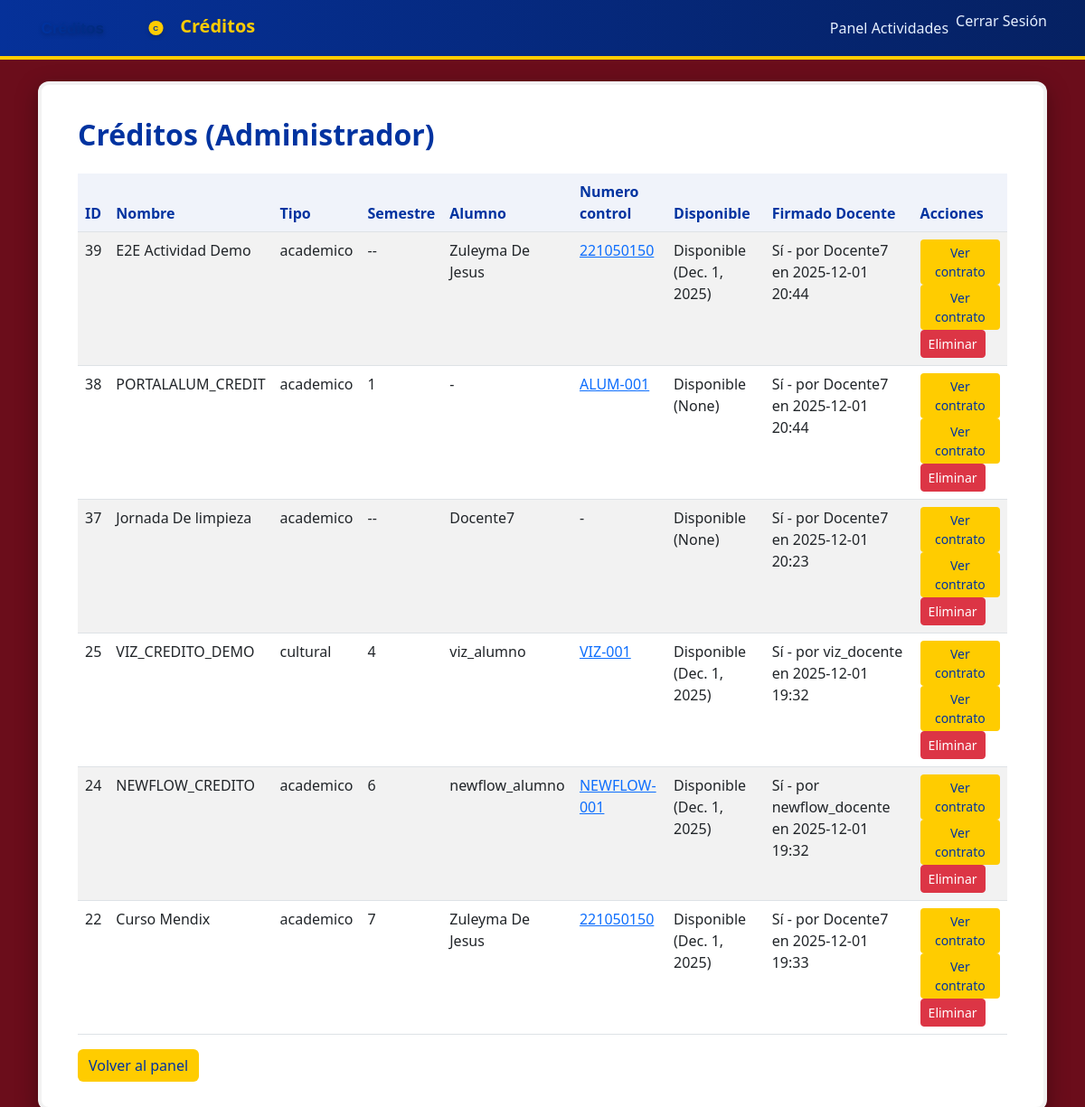
The app's page /creditos/admin/lista/ (signed in), older data.
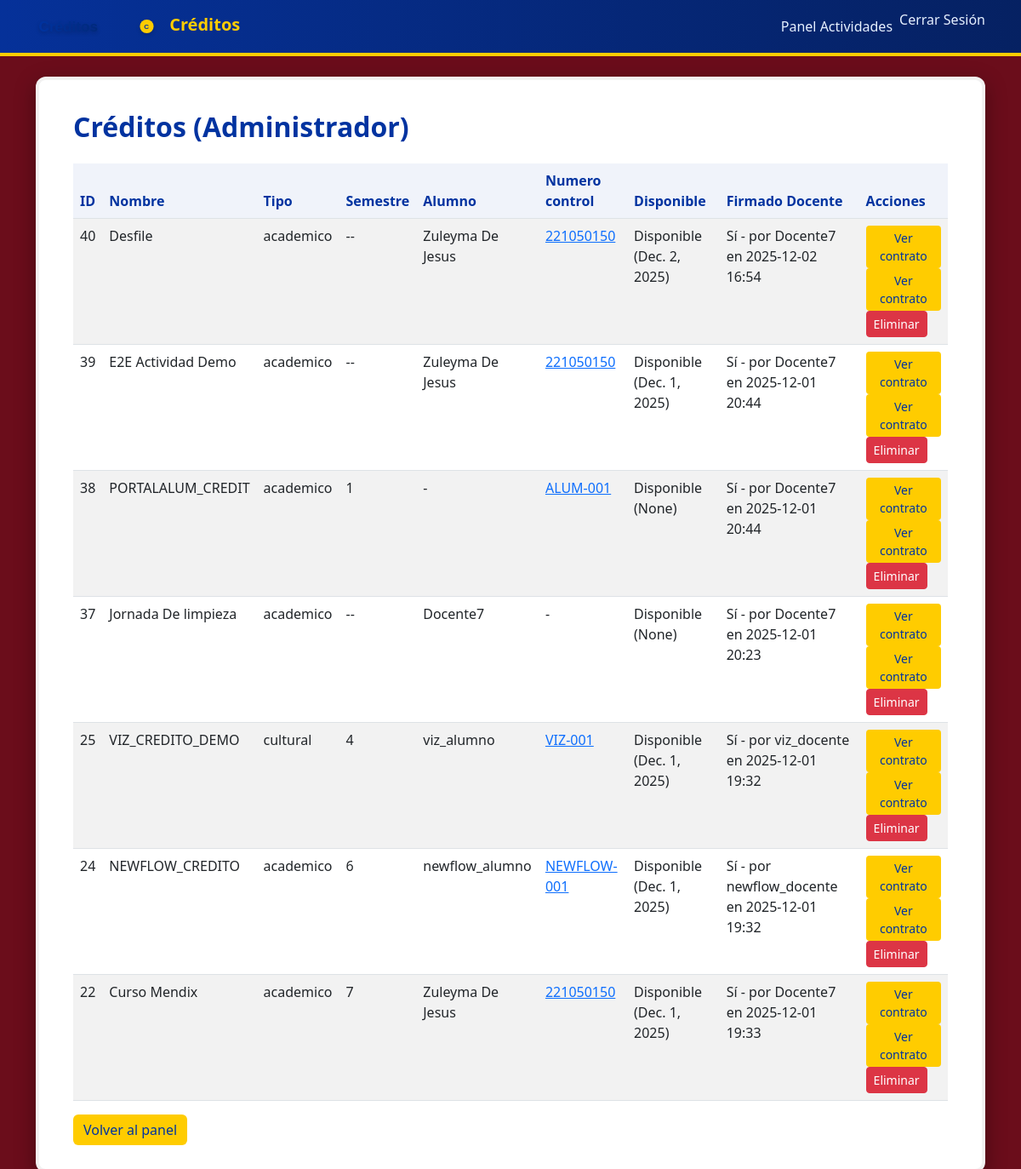
The same page, newer data.
### creditos/models.py (models this page shows, shortened)
class Credito(models.Model):
    TIPOS = (
        ('academico', 'Académico'),
        ('cultural', 'Cultural'),
        ('deportivo', 'Deportivo'),
    )
    alumno = models.ForeignKey(Usuario, on_delete=models.SET_NULL, null=True, blank=True, related_name='creditos')
    nombre = models.CharField(max_length=100, default="")
    tipo = models.CharField(max_length=20, choices=TIPOS)
    semestre = models.CharField(max_length=10)
    numero_control = models.CharField(max_length=30, blank=True)
    fecha_liberacion = models.DateField(blank=True, null=True)
    liberado = models.BooleanField(default=False)
    firmado_alumno = models.BooleanField(default=False)
    firmado_admin = models.BooleanField(default=False)
    firmado_docente = models.BooleanField(default=False)
    firmado_admin_por = models.ForeignKey(Usuario, on_delete=models.SET_NULL, null=True, blank=True, related_name='creditos_firmados_admin')
    firmado_admin_en = models.DateTimeField(null=True, blank=True)
    firmado_docente_por = models.ForeignKey(Usuario, on_delete=models.SET_NULL, null=True, blank=True, related_name='creditos_firmados_docente')
    firmado_docente_en = models.DateTimeField(null=True, blank=True)
    firmado_alumno_por = models.ForeignKey(Usuario, on_delete=models.SET_NULL, null=True, blank=True, related_name='creditos_firmados_alumno')
    firmado_alumno_en = models.DateTimeField(null=True, blank=True)

### usuarios/models.py (models this page shows, shortened)
class Usuario(AbstractUser):
    username_validator = RegexValidator(
        regex=r'^[\w\s\-áéíóúñÁÉÍÓÚÑ]+$',
        message='El nombre de usuario solo puede contener letras, números, espacios y guiones.',
        code='invalid_username'
    )
    username = models.CharField(
        max_length=150,
        unique=True,
        validators=[username_validator],
        help_text='Letras, números, espacios y guiones. Sin caracteres especiales.'
    )
    es_admin_creditos = models.BooleanField(default=False)
    es_alumno = models.BooleanField(default=True)
    es_docente = models.BooleanField(default=False)
    numero_control = models.CharField(max_length=30, blank=True)

### creditos/views.py (the view)
# urls.py: path('admin/lista/', views.lista_creditos_admin, name='lista_creditos_admin'),
@login_required
def lista_creditos_admin(request):
    creditos = Credito.objects.all().order_by('-id')
    return render(request, 'creditos/lista_creditos_admin.html', {'creditos': creditos})

### creditos/templates/creditos/lista_creditos_admin.html (shortened to what this page needs)
{% extends 'usuarios/base.html' %}
{% block content %}
<div class="container mt-2">
    <h2 class="page-title mb-4">Créditos (Administrador)</h2>
    <table class="table table-striped">
        <thead>
            <tr>
                <th>ID</th>
                <th>Nombre</th>
                <th>Tipo</th>
                <th>Semestre</th>
                <th>Alumno</th>
                <th>Numero control</th>
                <th>Disponible</th>
                <th>Firmado Docente</th>
                <th>Acciones</th>
            </tr>
        </thead>
        <tbody>
        {% for c in creditos %}
            <tr>
                <td>{{ c.id }}</td>
                <td>{{ c.nombre }}</td>
                <td>{{ c.tipo }}</td>
                <td>{{ c.semestre }}</td>
                <td>{% if c.alumno %}{{ c.alumno.username }}{% else %}-{% endif %}</td>
                <td>
                    {% if c.numero_control %}
                        <a href="{% url 'asignar_credito' c.id %}?numero_control={{ c.numero_control }}">{{ c.numero_control }}</a>
                    {% else %}
                        -
                    {% endif %}
                </td>
                <td>{% if c.liberado %}Disponible ({{ c.fecha_liberacion }}){% else %}No{% endif %}</td>
                <td>
                    {% if c.firmado_docente %}
                        Sí
                        {% if c.firmado_docente_por %}- por {{ c.firmado_docente_por.username }} en {{ c.firmado_docente_en|date:"Y-m-d H:i" }}{% endif %}
                    {% else %}
                        No
                    {% endif %}
                </td>
                <td>
                    <a href="{% url 'contrato' c.id %}" class="btn btn-sm btn-secondary">Ver contrato</a>
                    <a href="{% url 'contrato' c.id %}" class="btn btn-sm btn-secondary">Ver contrato</a>
                    <form method="post" action="{% url 'eliminar_credito' c.id %}" class="d-inline" onsubmit="return confirm('¿Eliminar crédito ID {{ c.id }}? Esta acción no se puede deshacer.');">
                        <button type="submit" class="btn btn-sm btn-danger">Eliminar</button>
                    </form>
                </td>
            </tr>
        {% empty %}
            <tr><td colspan="8">No hay créditos registrados.</td></tr>
        {% endfor %}
        </tbody>
    </table>
    <a href="{% url 'panel_creditos' %}" class="btn btn-secondary">Volver al panel</a>
</div>
{% endblock %}

Row changes from the older to the newer data that the page shows:
added Credito: id "40", nombre "Desfile", tipo "academico", semestre "--", alumno.username "Zuleyma De Jesus", numero_control "221050150", fecha_liberacion "Dec. 2, 2025", firmado_docente_por.username "Docente7", firmado_docente_en "2025-12-02 16:54"
